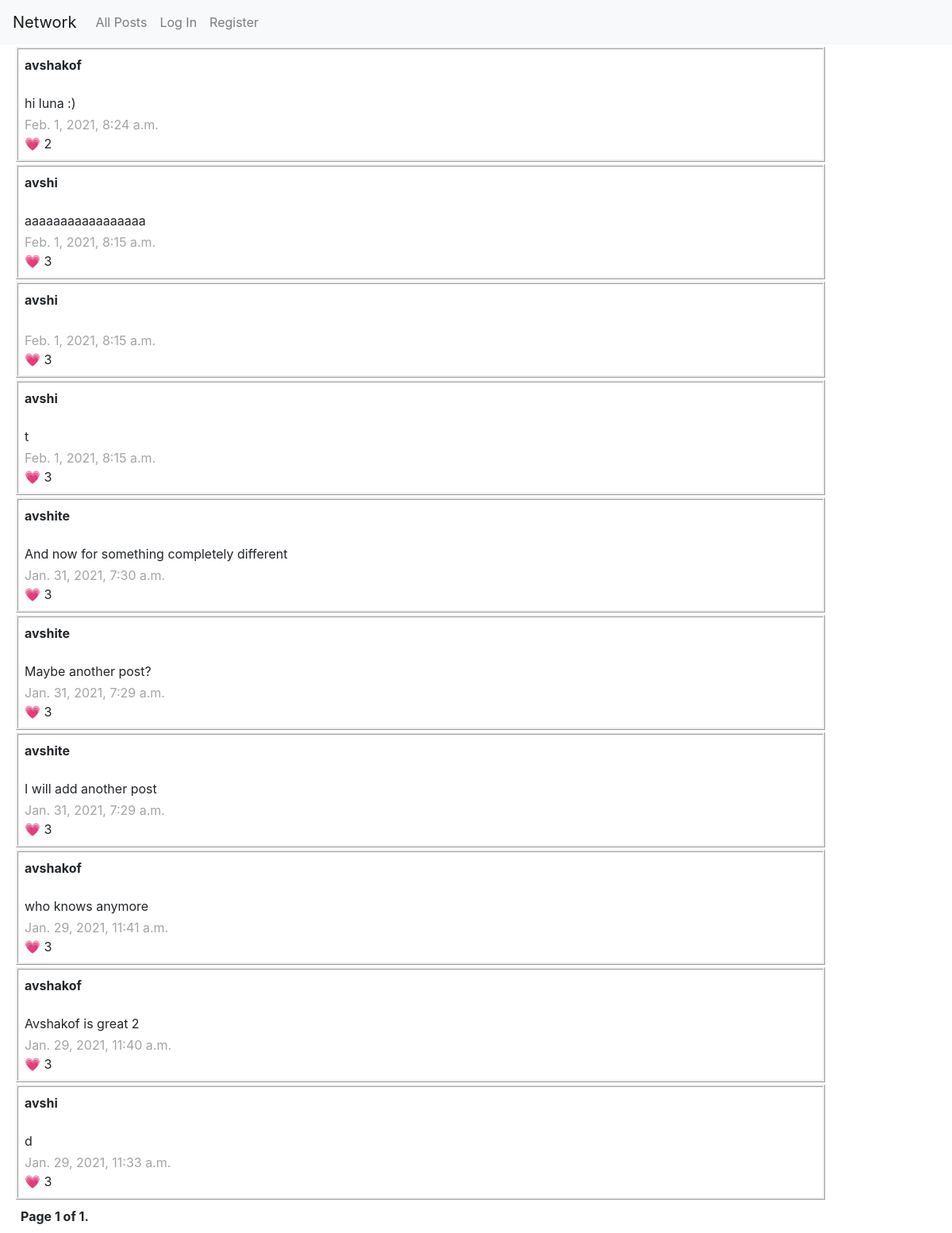
The app's page /, older data.
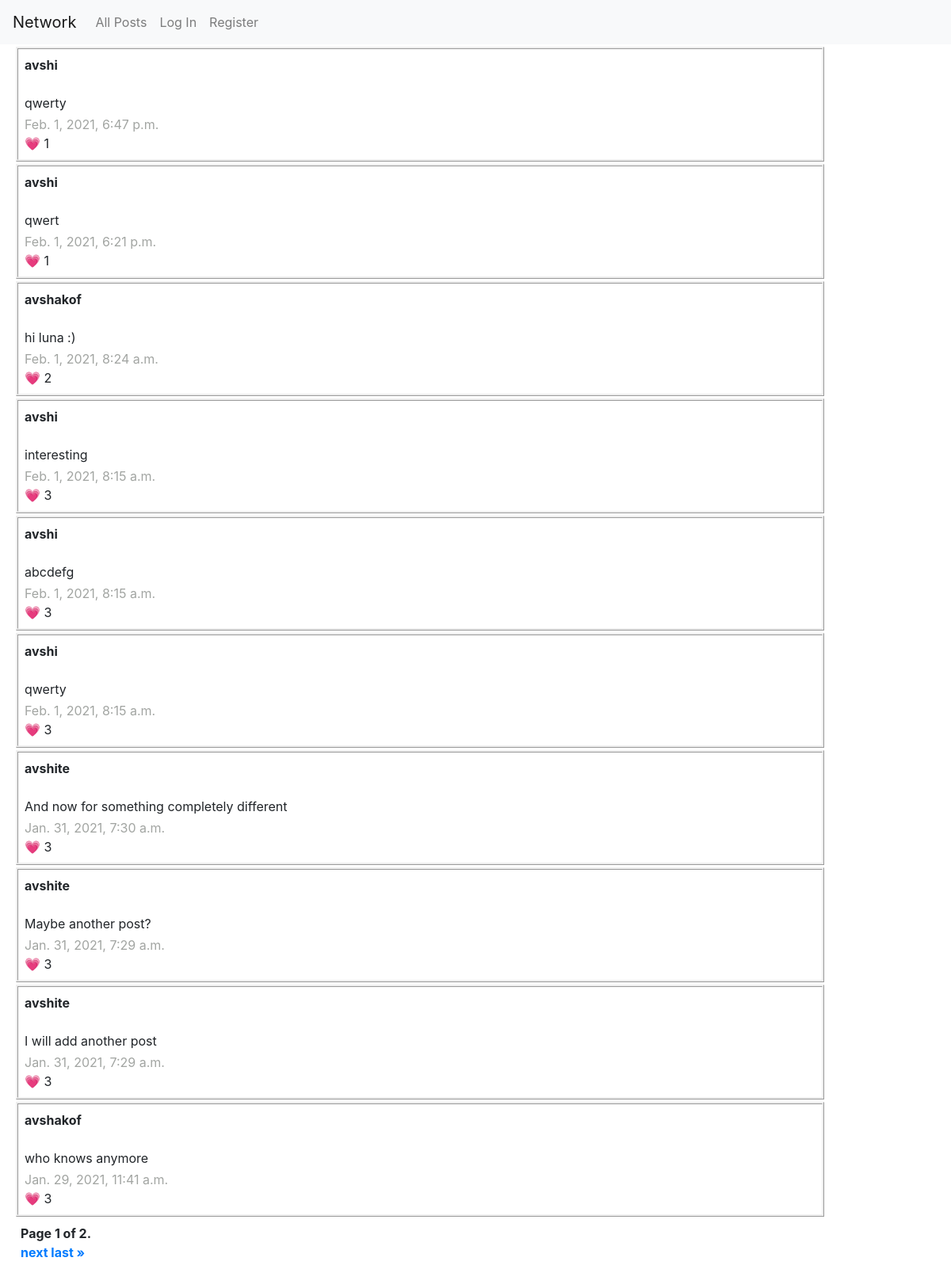
The same page, newer data.
### network/models.py (models this page shows, shortened)
class Post(models.Model):
    user = models.ForeignKey(User, on_delete=models.CASCADE, related_name="poster")
    content = models.CharField(max_length=256)
    timestamp = models.DateTimeField(auto_now_add=True)
    likes = models.IntegerField(default=0)
    users_liking = models.ManyToManyField(User, blank=True, related_name="posts_liked")

class User(AbstractUser):
    follows_this_many = models.IntegerField(default=0)
    followed_by_this_many = models.IntegerField(default=0)

### network/views.py (the view)
# urls.py: path("", views.index, name="index"),
def index(request):
    posts = Post.objects.all()
    posts = posts.order_by("-timestamp").all()
    paginator = Paginator(posts, 10)
    page_number = request.GET.get('page')
    page_obj = paginator.get_page(page_number)
    return render(request, "network/index.html", {
        'form': NewPostForm(),
        'page_obj': page_obj,
    })

### network/templates/network/index.html (shortened to what this page needs)
{% extends "network/layout.html" %}
{% load static %}
{% block body %}
    {% for post in page_obj %}
        <div class="post-list" id="{{post.id}}">
            {% if user.is_authenticated %}
                <div><strong><a href="{% url 'profile' post.user %}">{{ post.user }}</a></strong></div>
            {% else %}
                <div><strong>{{ post.user }}</strong></div>
            {% endif %}
            <br>
            <div class="post-content" id="edit{{post.id}}-content">{{ post.content }}</div>
            <div class="post-timestamp">{{ post.timestamp }}</div>
            {% if user.is_authenticated %}
                <u><a href="" id="like{{post.id}}"> &#128151;</a> <i id="likes{{post.id}}">{{ post.likes }}</i></u>
            {% else %}
                <div>&#128151; {{ post.likes }}</div>
            {% endif %}
        </div>
    {% endfor %}
    <div class="pagination">
        <span class="step-links">
            <div class="current">
                Page {{ page_obj.number }} of {{ page_obj.paginator.num_pages }}.
            </div>
            {% if page_obj.has_next %}
                <a href="?page={{ page_obj.next_page_number }}">next</a>
                <a href="?page={{ page_obj.paginator.num_pages }}">last &raquo;</a>
            {% endif %}
        </span>
    </div>
{% endblock %}

Row changes from the older to the newer data that the page shows:
no longer on this page (row unchanged): Post: user "avshakof", content "Avshakof is great 2", timestamp "Jan. 29, 2021, 11:40 a.m.", likes "3"
no longer on this page (row edited): Post: user "avshi", content "d", timestamp "Jan. 29, 2021, 11:33 a.m.", likes "3"
added Post: user "avshi", content "qwerty", timestamp "Feb. 1, 2021, 6:47 p.m.", likes "1"
added Post: user "avshi", content "qwert", timestamp "Feb. 1, 2021, 6:21 p.m.", likes "1"
changed Post: content "aaaaaaaaaaaaaaaaa" → "interesting"
changed Post: content (not shown) → "abcdefg"
changed Post (number 6 of 10 on the later page): content "t" → "qwerty"
Text that changed along with them:
{{ page_obj.paginator.num_pages }}: "1" → "2"
text now shown: "next last »"
